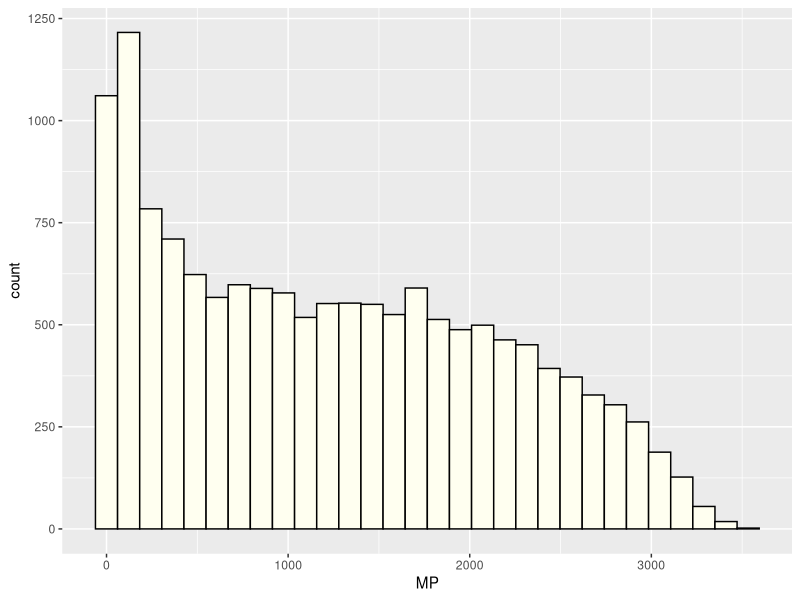

Generate this figure with R:
## ---- chunk 1
library(tidyverse)
## ---- chunk 2
nba <- read_csv(here::here("esselt21/nba_salary_module/module/initial_nba.csv"))
## ---- chunk 3
ggplot(data = nba,
       aes(x = MP)) +
  geom_histogram(color = "black",
                 fill = "ivory")
